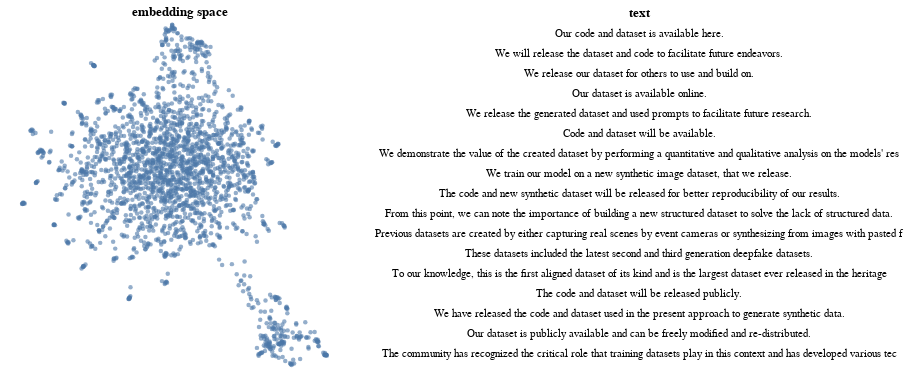

The Vega-Lite source for this figure:
### Vega-Lite specification from a JSON file in a GitHub repository (floating-point values rounded to 4 significant figures; data arrays with more than 128 entries replaced by an {"elided": "..."} marker saying what was removed)
{"$schema": "https://vega.github.io/schema/vega-lite/v5.15.1.json", "config": {"axis": {"grid": false}, "view": {"continuousHeight": 300, "continuousWidth": 300, "strokeWidth": 0}}, "data": {"name": "data-ae6a55b0155b4933ebcc37a4f22ff46c"}, "datasets": {"data-ae6a55b0155b4933ebcc37a4f22ff46c": {"elided": "2210 records"}}, "hconcat": [{"encoding": {"tooltip": [{"field": "text", "type": "nominal"}], "x": {"axis": null, "field": "x1", "scale": {"zero": false}, "type": "quantitative"}, "y": {"axis": null, "field": "x2", "scale": {"zero": false}, "type": "quantitative"}}, "height": 350, "mark": {"opacity": 0.6, "size": 20, "type": "circle"}, "name": "view_12", "title": "embedding space", "width": 350}, {"encoding": {"text": {"field": "trunc_text", "type": "nominal"}, "x": {"axis": null, "field": "r", "type": "quantitative"}, "y": {"axis": null, "field": "row_number", "type": "ordinal"}}, "mark": {"type": "text"}, "title": "text", "transform": [{"window": [{"as": "row_number", "field": "", "op": "row_number"}]}, {"filter": {"param": "param_12"}}, {"window": [{"as": "rank", "field": "row_number", "op": "rank"}]}, {"filter": "(datum.rank < 18)"}]}], "params": [{"name": "param_12", "select": {"type": "interval"}, "views": ["view_12"]}]}
